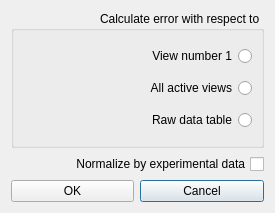
<?xml version="1.0" encoding="UTF-8"?>
<ui version="4.0">
 <class>Dialog</class>
 <widget class="QDialog" name="Dialog">
  <property name="geometry">
   <rect>
    <x>0</x>
    <y>0</y>
    <width>275</width>
    <height>213</height>
   </rect>
  </property>
  <property name="windowTitle">
   <string>Error Calculation Options</string>
  </property>
  <property name="windowIcon">
   <iconset resource="Reptate.qrc">
    <normaloff>:/Images/Images/new_icons/icons8-abacus.png</normaloff>:/Images/Images/new_icons/icons8-abacus.png</iconset>
  </property>
  <property name="layoutDirection">
   <enum>Qt::RightToLeft</enum>
  </property>
  <layout class="QVBoxLayout" name="verticalLayout">
   <item>
    <widget class="QGroupBox" name="groupBox_3">
     <property name="title">
      <string>Calculate error with respect to</string>
     </property>
     <layout class="QVBoxLayout" name="verticalLayout_2">
      <item>
       <widget class="QRadioButton" name="View1radioButton">
        <property name="text">
         <string>View number 1</string>
        </property>
       </widget>
      </item>
      <item>
       <widget class="QRadioButton" name="AllViewsradioButton">
        <property name="text">
         <string>All active views</string>
        </property>
        <property name="checkable">
         <bool>false</bool>
        </property>
       </widget>
      </item>
      <item>
       <widget class="QRadioButton" name="RawDataradioButton">
        <property name="text">
         <string>Raw data table</string>
        </property>
        <property name="checkable">
         <bool>false</bool>
        </property>
       </widget>
      </item>
     </layout>
    </widget>
   </item>
   <item>
    <widget class="QCheckBox" name="NormalizecheckBox">
     <property name="text">
      <string>Normalize by experimental data</string>
     </property>
    </widget>
   </item>
   <item>
    <layout class="QHBoxLayout" name="horizontalLayout_5">
     <item>
      <widget class="QPushButton" name="pushCancel">
       <property name="text">
        <string>Cancel</string>
       </property>
      </widget>
     </item>
     <item>
      <widget class="QPushButton" name="pushOK">
       <property name="text">
        <string>OK</string>
       </property>
      </widget>
     </item>
    </layout>
   </item>
  </layout>
 </widget>
 <resources>
  <include location="Reptate.qrc"/>
 </resources>
 <connections>
  <connection>
   <sender>pushOK</sender>
   <signal>clicked()</signal>
   <receiver>Dialog</receiver>
   <slot>accept()</slot>
   <hints>
    <hint type="sourcelabel">
     <x>62</x>
     <y>361</y>
    </hint>
    <hint type="destinationlabel">
     <x>164</x>
     <y>194</y>
    </hint>
   </hints>
  </connection>
  <connection>
   <sender>pushCancel</sender>
   <signal>clicked()</signal>
   <receiver>Dialog</receiver>
   <slot>reject()</slot>
   <hints>
    <hint type="sourcelabel">
     <x>164</x>
     <y>361</y>
    </hint>
    <hint type="destinationlabel">
     <x>164</x>
     <y>194</y>
    </hint>
   </hints>
  </connection>
 </connections>
</ui>
